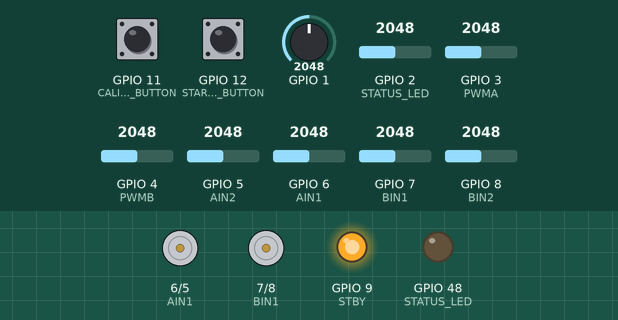
Recording of a sketch running on a simulated ESP32-S3. On the bench: motor-driver pin pairs drawn as motors (green arrow = first pin HIGH = forward, orange = second pin HIGH = backward, longer = more drive, scaled by the enable pin, stopped while the standby pin is LOW), output pins drawn as LEDs (lit = HIGH). Dashed ring = blinking. The inputs (shaded band) are chosen by the test bench; at power-on: GPIO 12 (START_STOP_BUTTON) HIGH, GPIO 1 = 2048, GPIO 6 (AIN1) = 2048, GPIO 8 (BIN2) = 2048, GPIO 2 (STATUS_LED) = 2048, GPIO 3 (PWMA) = 2048, GPIO 4 (PWMB) = 2048, GPIO 5 (AIN2) = 2048, GPIO 7 (BIN1) = 2048, GPIO 11 (CALIBRATE_BUTTON) HIGH. WiFi joins after 1.5 s; servers stay silent unless stated; what the sketch prints to the serial monitor is not drawn.

Above: at 2.7 s.
2.8 s: GPIO 12 (START_STOP_BUTTON) pulled LOW for 0.15 s
At 3.3 s:
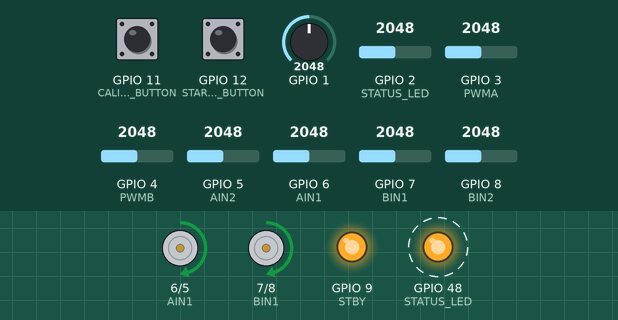
5.9 s: GPIO 1 set to 2866
At 6.3 s:
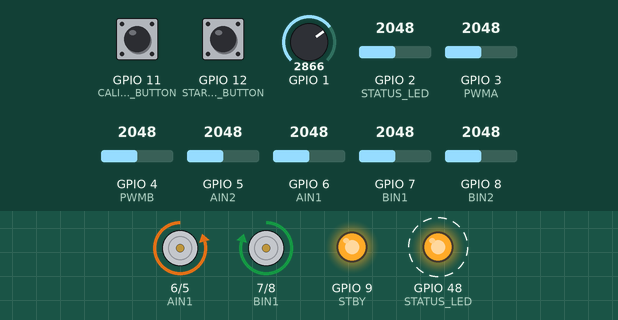
8.9 s: GPIO 6 (AIN1) set to 2519
At 9.3 s:
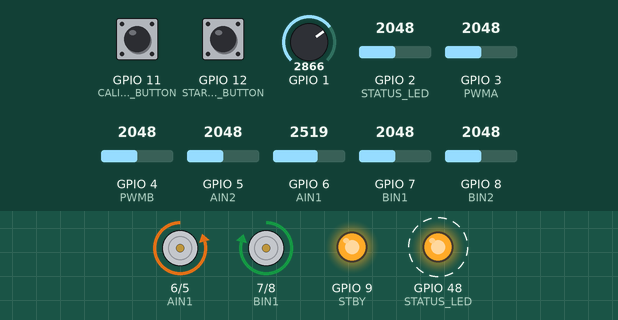
11.9 s: GPIO 6 (AIN1) set to 2575
At 12.4 s:
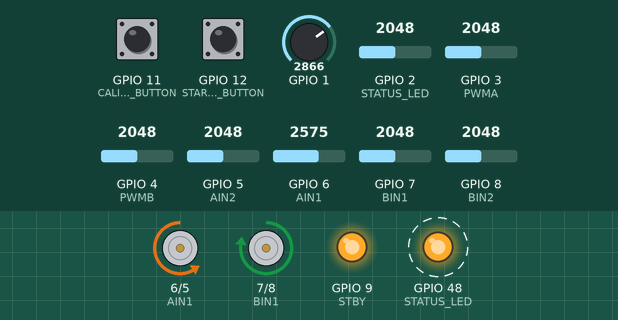
14.9 s: GPIO 8 (BIN2) set to 2053
At 15.4 s:
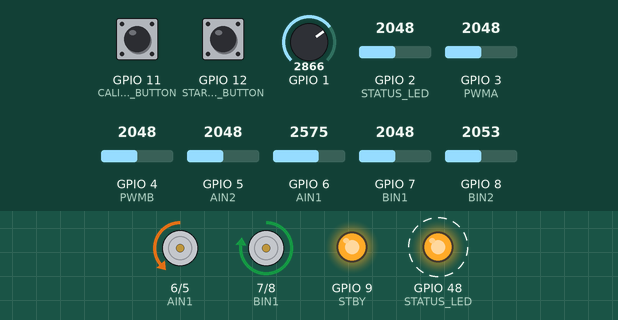
17.9 s: GPIO 2 (STATUS_LED) set to 2040
At 18.4 s:
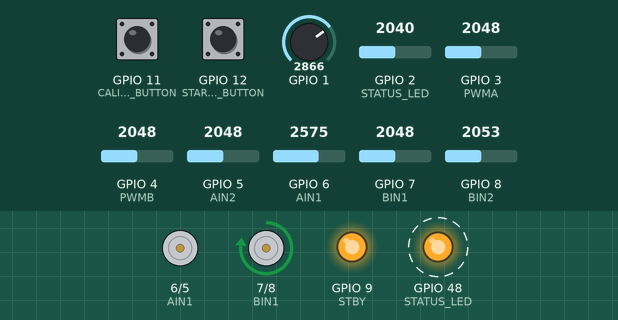
Timing chart, 0 to 21.9 s (numbered marks = the images above; inputs shaded):
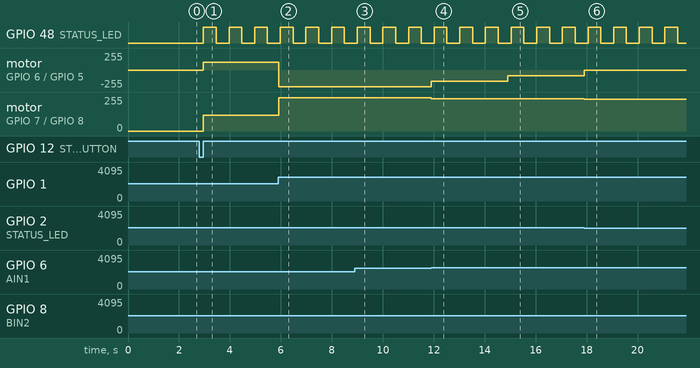

The sketch:

FINALE_CODE.ino
```cpp
#include <QTRSensors.h>
#include <WiFi.h>
#include <WebServer.h>

// WiFi credentials
const char* ssid = "iotroam";
const char* password = "LDgsdJd8";

WebServer server(80); // Webserver op poort 80

// QTR-8A sensor setup
QTRSensors qtr;

const uint8_t SensorCount = 8;
uint16_t sensorValues[SensorCount];

// Motor driver pins
const int PWMA = 3;  // Left motor PWM
const int AIN1 = 6;  // Left motor direction
const int AIN2 = 5;  // Left motor direction

const int PWMB = 4;  // Right motor PWM
const int BIN1 = 7;  // Right motor direction
const int BIN2 = 8;  // Right motor direction

const int STBY = 9;  // Standby pin

// Physical button pins
const int START_STOP_BUTTON = 12;  // Start/Stop button
const int CALIBRATE_BUTTON = 11;   // Calibration button

// LED pin
const int STATUS_LED = LED_BUILTIN;

// PID constants
float Kp = 1.05;
float Ki = 0.0;
float Kd = 0.0;

int baseSpeed = 120;  // Base speed for the motors
int maxSpeed = 250;   // Maximum motor speed
float reverseFactor = 85; // Factor for reverse speed in tight turns

float lastError = 0;
float integral = 0;

bool isRunning = false;  // Start knop status
unsigned long lastBlinkTime = 0;  // Voor LED-knipperen
bool ledState = false;  // Status van knipperende LED

void setup() {
  // Sensor setup
  Serial.begin(115200);

  qtr.setTypeAnalog();
  qtr.setSensorPins((const uint8_t[]){A0, A1, A2, A3, A4, A5, A6, A7}, SensorCount);
  qtr.setEmitterPin(2);

  pinMode(PWMA, OUTPUT);
  pinMode(AIN1, OUTPUT);
  pinMode(AIN2, OUTPUT);

  pinMode(PWMB, OUTPUT);
  pinMode(BIN1, OUTPUT);
  pinMode(BIN2, OUTPUT);

  pinMode(STBY, OUTPUT);
  digitalWrite(STBY, HIGH);  // Enable motor driver

  pinMode(START_STOP_BUTTON, INPUT_PULLUP);  // Start/Stop button
  pinMode(CALIBRATE_BUTTON, INPUT_PULLUP);   // Calibration button
  pinMode(STATUS_LED, OUTPUT);  // Status LED

  // WiFi verbinding
  WiFi.begin(ssid, password);
  while (WiFi.status() != WL_CONNECTED) {
    delay(500);
    Serial.print(".");
  }
  Serial.println("Connected to WiFi!");
  Serial.print("IP-adres: ");
  Serial.println(WiFi.localIP());

  // Webserver routes
  server.on("/", handleRoot);
  server.on("/update", handleUpdate);
  server.on("/start", handleStart);
  server.on("/calibrate", handleCalibrate);
  server.begin();
  Serial.println("Server started");
}

void loop() {
  server.handleClient();

  // Check physical buttons
  if (digitalRead(START_STOP_BUTTON) == LOW) {
    delay(50);  // Debounce
    if (digitalRead(START_STOP_BUTTON) == LOW) {
      isRunning = !isRunning;
      while (digitalRead(START_STOP_BUTTON) == LOW) {
        delay(10);  // Wait until button is released
      }
    }
  }

  if (digitalRead(CALIBRATE_BUTTON) == LOW) {
    delay(50);  // Debounce
    if (digitalRead(CALIBRATE_BUTTON) == LOW) {
      calibrateSensors();
      while (digitalRead(CALIBRATE_BUTTON) == LOW) {
        delay(10);  // Wait until button is released
      }
    }
  }

  if (isRunning) {
    uint16_t position = qtr.readLineBlack(sensorValues);
    float error = position - 3500;
    integral += error;
    float derivative = error - lastError;
    float output = Kp * error + Ki * integral + Kd * derivative;
    lastError = error;

    int leftSpeed = baseSpeed + output;
    int rightSpeed = baseSpeed - output;

    // Controleer of een wiel achteruit moet draaien
    if (leftSpeed < 0) {
      leftSpeed *= reverseFactor;  // Toepassen van reverseFactor
    }
    if (rightSpeed < 0) {
      rightSpeed *= reverseFactor;  // Toepassen van reverseFactor
    }

    // Snelheden beperken
    leftSpeed = constrain(leftSpeed, -maxSpeed, maxSpeed);
    rightSpeed = constrain(rightSpeed, -maxSpeed, maxSpeed);

    setMotor(leftSpeed, rightSpeed);

    // LED knipperen tijdens run
    unsigned long currentTime = millis();
    if (currentTime - lastBlinkTime >= 500) {
      ledState = !ledState;
      digitalWrite(STATUS_LED, ledState);
      lastBlinkTime = currentTime;
    }
  } else {
    setMotor(0, 0);  // Stop motors
    digitalWrite(STATUS_LED, LOW);  // LED uit als niet aan het runnen
  }

  delay(10);
}

void setMotor(int leftSpeed, int rightSpeed) {
  if (leftSpeed > 0) {
    digitalWrite(AIN1, HIGH);
    digitalWrite(AIN2, LOW);
    analogWrite(PWMA, leftSpeed);
  } else {
    digitalWrite(AIN1, LOW);
    digitalWrite(AIN2, HIGH);
    analogWrite(PWMA, -leftSpeed);
  }

  if (rightSpeed > 0) {
    digitalWrite(BIN1, HIGH);
    digitalWrite(BIN2, LOW);
    analogWrite(PWMB, rightSpeed);
  } else {
    digitalWrite(BIN1, LOW);
    digitalWrite(BIN2, HIGH);
    analogWrite(PWMB, -rightSpeed);
  }
}

void calibrateSensors() {
  Serial.println("Calibrating...");
  digitalWrite(STATUS_LED, HIGH);  // LED continu aan tijdens kalibratie
  for (uint16_t i = 0; i < 400; i++) {
    qtr.calibrate();
    delay(10);
  }
  digitalWrite(STATUS_LED, LOW);  // LED uit na kalibratie
  Serial.println("Calibration done!");
}

void handleRoot() {
  server.send(200, "text/html",
    "<html>"
    "<body>"
    "<h1>PID Control Panel</h1>"
    "<form action='/update'>"
    "Kp: <input type='text' name='Kp' value='" + String(Kp) + "'><br>"
    "Ki: <input type='text' name='Ki' value='" + String(Ki) + "'><br>"
    "Kd: <input type='text' name='Kd' value='" + String(Kd) + "'><br>"
    "Base Speed: <input type='text' name='baseSpeed' value='" + String(baseSpeed) + "'><br>"
    "Max Speed: <input type='text' name='maxSpeed' value='" + String(maxSpeed) + "'><br>"
    "Reverse Factor: <input type='text' name='reverseFactor' value='" + String(reverseFactor) + "'><br>"
    "<input type='submit' value='Update'>"
    "</form>"
    "<a href='/start'>Start/Stop</a><br>"
    "<a href='/calibrate'>Calibrate</a>"
    "</body></html>");
}

void handleUpdate() {
  if (server.hasArg("Kp")) Kp = server.arg("Kp").toFloat();
  if (server.hasArg("Ki")) Ki = server.arg("Ki").toFloat();
  if (server.hasArg("Kd")) Kd = server.arg("Kd").toFloat();
  if (server.hasArg("baseSpeed")) baseSpeed = server.arg("baseSpeed").toInt();
  if (server.hasArg("maxSpeed")) maxSpeed = server.arg("maxSpeed").toInt();
  if (server.hasArg("reverseFactor")) reverseFactor = server.arg("reverseFactor").toFloat();
  server.send(200, "text/html", "Parameters updated! <a href='/'>Back</a>");
}

void handleStart() {
  isRunning = !isRunning;
  server.send(200, "text/html", String(isRunning ? "Started" : "Stopped") + " <a href='/'>Back</a>");
}

void handleCalibrate() {
  calibrateSensors();
  server.send(200, "text/html", "Calibration done! <a href='/'>Back</a>");
}
```

Measured:
- the behaviour switches between 2574 and 2575 on GPIO 6 (AIN1) (found by bisection; images 3 and 4)
- the behaviour switches between 2052 and 2053 on GPIO 8 (BIN2) (found by bisection; images 4 and 5)
- the behaviour switches between 2041 and 2040 on GPIO 2 (STATUS_LED) (found by bisection; images 5 and 6)
- after the input at 2.8 s, GPIO 48 (STATUS_LED): alternates HIGH for 0.50 s and LOW for 0.50 s, starting after 0.16 s; motor on GPIO 6 (AIN1) / GPIO 5 (AIN2), motor on GPIO 7 (BIN1) / GPIO 8 (BIN2): stopped → forward 120/255 after 0.16 s
- after the input at 5.9 s, motor on GPIO 6 (AIN1) / GPIO 5 (AIN2): forward 120/255 → backward 250/255 at once; motor on GPIO 7 (BIN1) / GPIO 8 (BIN2): forward 120/255 → forward 250/255 at once
- after the input at 8.9 s, motor on GPIO 7 (BIN1) / GPIO 8 (BIN2): forward 250/255 → forward 249/255 at once
- after the input at 11.9 s, motor on GPIO 6 (AIN1) / GPIO 5 (AIN2): backward 250/255 → backward 170/255 at once; motor on GPIO 7 (BIN1) / GPIO 8 (BIN2): forward 249/255 → forward 242/255 at once
- after the input at 14.9 s, motor on GPIO 6 (AIN1) / GPIO 5 (AIN2): backward 170/255 → backward 85/255 at once; motor on GPIO 7 (BIN1) / GPIO 8 (BIN2): forward 242/255 → forward 241/255 at once
- after the input at 17.9 s, motor on GPIO 6 (AIN1) / GPIO 5 (AIN2): backward 85/255 → stopped at once; motor on GPIO 7 (BIN1) / GPIO 8 (BIN2): forward 241/255 → forward 240/255 at once
